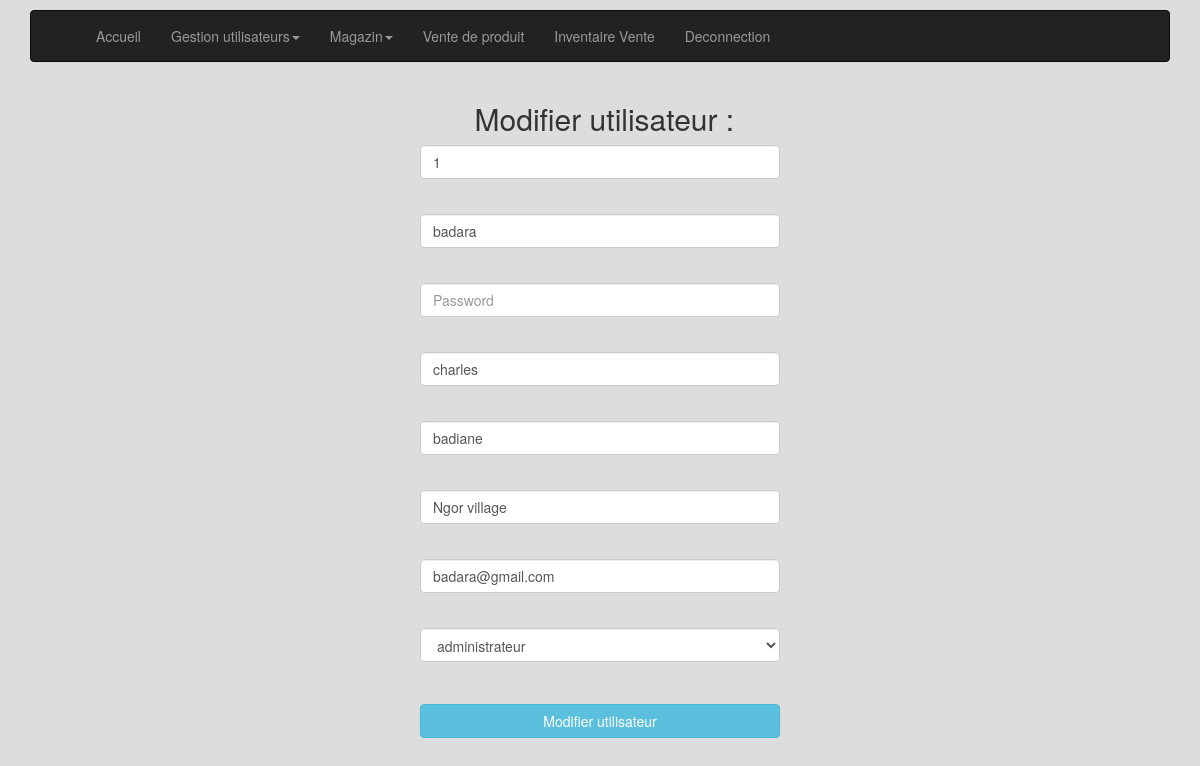
/traitement/php/modifier-utilisateur.php?id_user=1 (signed in), run on the app's committed database.
### tables this page shows
CREATE TABLE IF NOT EXISTS `user` (
  `id` int(11) NOT NULL AUTO_INCREMENT,
  `login` varchar(20) NOT NULL,
  `password` varchar(50) NOT NULL,
  `email` varchar(30) NOT NULL,
  `nom` varchar(30) NOT NULL,
  `prenom` varchar(30) NOT NULL,
  `adresse` text NOT NULL,
  `date_inscription` date NOT NULL,
  `type_groupe` int(11) NOT NULL,
  PRIMARY KEY (`id`)
);

### traitement/php/modifier-utilisateur.php (the view, shortened to what this page needs)
<?php
    include_once('connexion_sql.php');
    $reponse=$bdd->prepare('SELECT user.id, login, email, nom, prenom, adresse, date_inscription, groupe FROM user , user_groupe WHERE user.type_groupe=user_groupe.id AND user.id=:id') or die(print_r($bdd->errorInfo()));
    $reponse->execute(array(
        'id'=>$_SESSION['id_user']
    ));
    $donnees=$reponse->fetch();
?>
<!DOCTYPE HTML>
<html>
    <head>
        <link href="../css/bootstrap.css" rel="stylesheet">
    </head>
    <body>
        <div class="container">
            <?php include("menu.php"); ?>
            <form class="form-horizontal" action="modifier-utilisateur.php" method="post" onsubmit="return validate(this)">
                <fieldset>
                    <h2 class="titre">Modifier utilisateur :</h2>
                    <div class="form-group">
                        <label class="col-md-4 control-label"></label>
                        <div class="col-md-4">
                            <input type="text" id="id_user" name="id_user" placeholder="id" class="form-control input-md" value="<?php echo htmlspecialchars($donnees['id']);?>">
                        </div>
                    </div>
                    <div class="form-group">
                        <label class="col-md-4 control-label"></label>
                        <div class="col-md-4">
                            <input type="text" id="login" name="login" placeholder="Login" class="form-control input-md" value="<?php echo htmlspecialchars($donnees['login']);?>">
                        </div>
                    </div>
                    <div class="form-group">
                        <label class="col-md-4 control-label"></label>
                        <div class="col-md-4">
                            <input type="text" id="password" name="password" placeholder="Password" class="form-control input-md">
                        </div>
                    </div>
                    <div class="form-group">
                        <label class="col-md-4 control-label"></label>
                        <div class="col-md-4">
                            <input type="text" id="prenom" name="prenom" placeholder="Prenom" class="form-control input-md" value="<?php echo htmlspecialchars($donnees['prenom']);?>">
                        </div>
                    </div>
                    <div class="form-group">
                        <label class="col-md-4 control-label"></label>
                        <div class="col-md-4">
                            <input type="text" id="nom" name="nom" placeholder="Nom" class="form-control input-md" value="<?php echo htmlspecialchars($donnees['nom']);?>">
                        </div>
                    </div>
                    <div class="form-group">
                        <label class="col-md-4 control-label"></label>
                        <div class="col-md-4">
                            <input type="text" id="adresse" name="adresse" placeholder="Adresse" class="form-control input-md" value="<?php echo htmlspecialchars($donnees['adresse']);?>">
                        </div>
                    </div>
                    <div class="form-group">
                        <label class="col-md-4 control-label"></label>
                        <div class="col-md-4">
                            <input type="email" id="email" name="email" placeholder="Email" class="form-control input-md" value="<?php echo htmlspecialchars($donnees['email']);?>">
                        </div>
                    </div>
                    <div class="form-group">
                        <label class="col-md-4 control-label"></label>
                        <div class="col-md-4">
                            <select name="type_groupe" id="type_groupe" class="form-control input-md">
                                <?php
                                $reponse2=$bdd->query('SELECT * FROM user_groupe') or die(print_r($bdd->errorInfo()));
                                while($donnees2=$reponse2->fetch())
                                {
                                ?>
                                <option value="<?php echo htmlspecialchars($donnees2['id']);?>"><?php echo htmlspecialchars($donnees2['groupe']);?></option>
                                <?php
                                }
                                ?>
                            </select>
                        </div>
                    </div>
                    <div class="form-group">
                        <label class="col-md-4 control-label"></label>
                        <div class="col-md-4 control-label">
                            <input type="submit" value="Modifier utilisateur" class="btn btn-info btn-block">
                        </div>
                    </div>
                </fieldset>
            </form>
        </div>
    </body>
</html>

### traitement/php/modifier-utilisateur.php (style rules this page uses)
body { background-color: #DDD; padding-top: 10px; }
[class*="col-"] { margin-bottom: 20px; }
[class*="titre"] { margin-left: 39%; margin-right: 37%; }

### data on the page
user: id_user "1", login "badara", prenom "charles", nom "badiane", adresse "Ngor village", email "badara@gmail.com"

### other printed values
form field type_groupe "administrateur"
